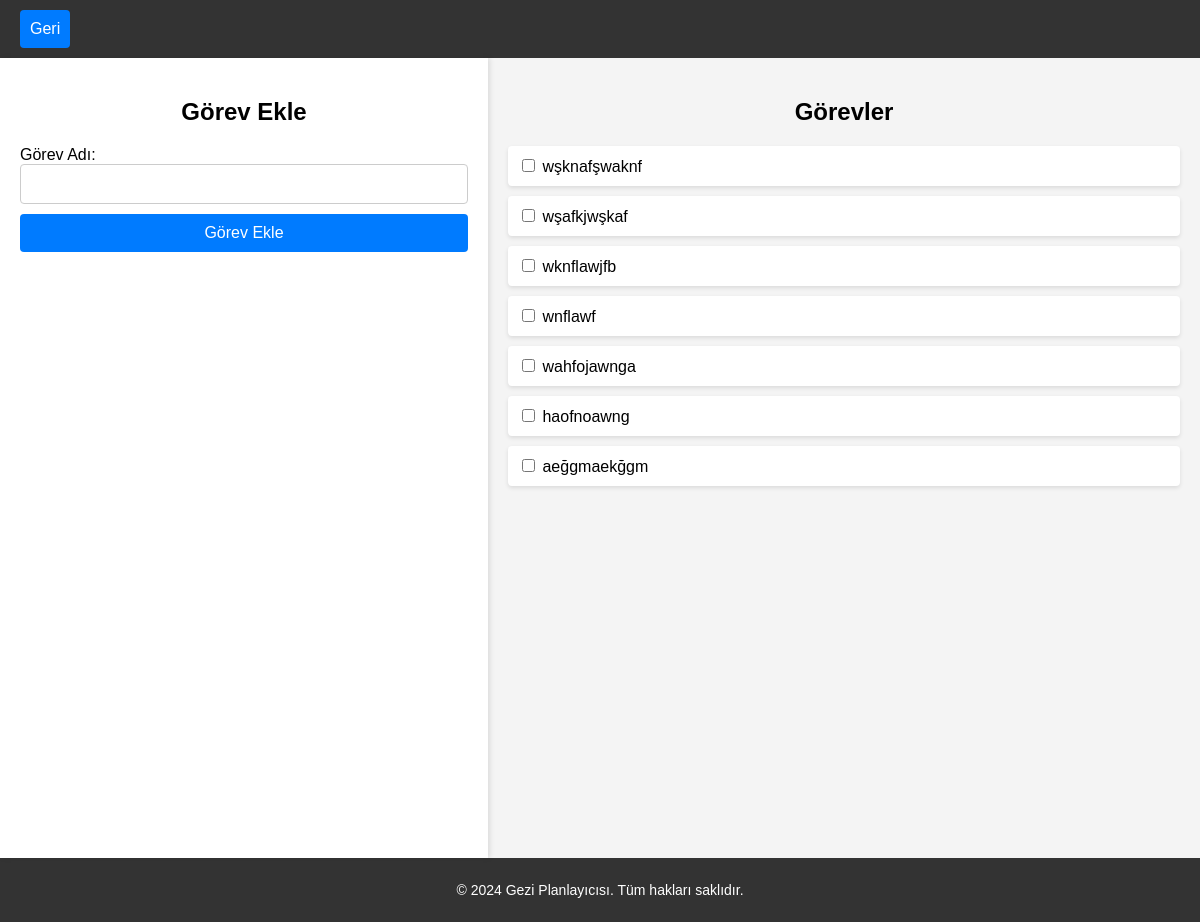
/get_hedef, run on an earlier commit of the app's database.
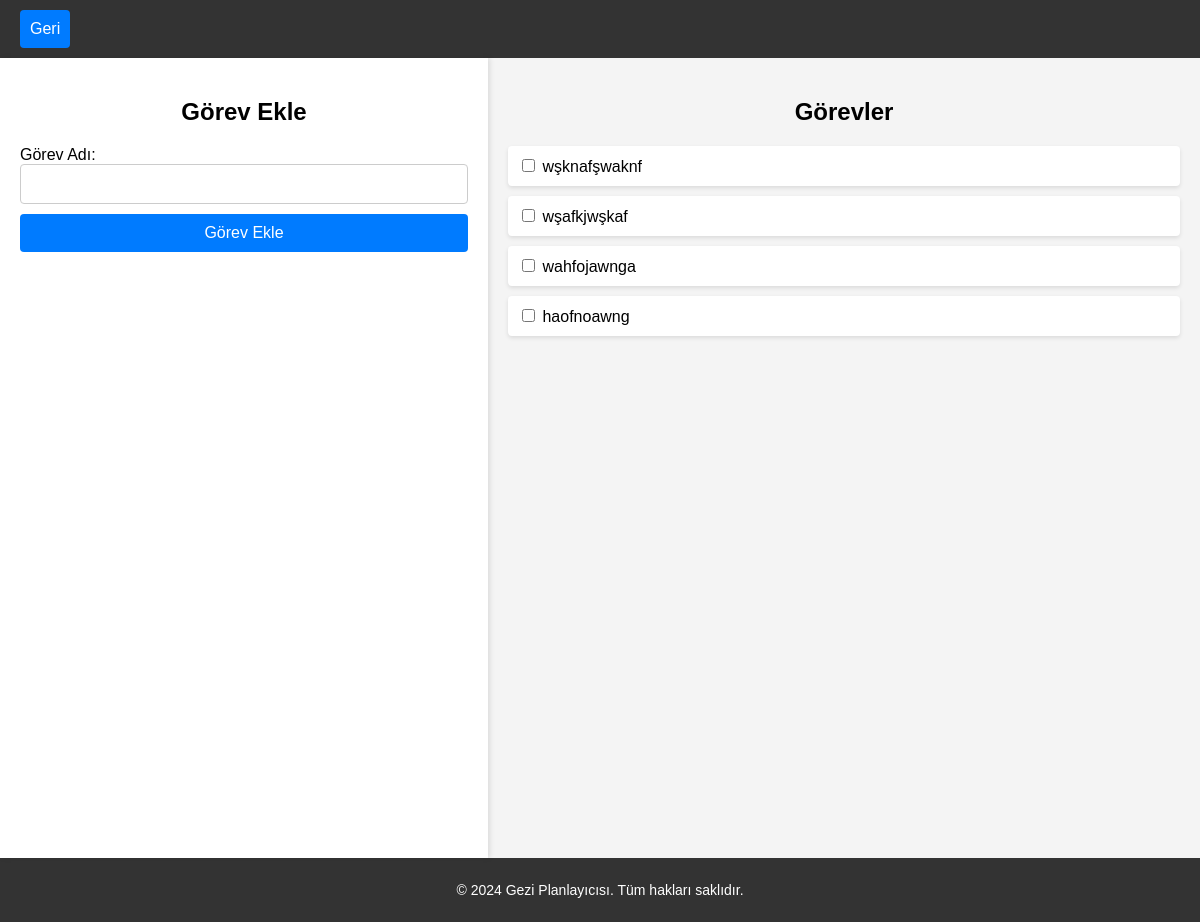
And on a later commit of the database.
### tables this page shows
CREATE TABLE "hedefler" (
	"hedef_ID"	INTEGER NOT NULL,
	"hedef"	TEXT,
	PRIMARY KEY("hedef_ID" AUTOINCREMENT)
);

### app.py (the view)
@app.route('/get_hedef')
def get_hedef():
    conn = get_db_connection()
    tasks = conn.execute('SELECT * FROM hedefler').fetchall()  # Tüm görevleri al
    conn.close()
    return render_template("gezilecekyerler.html", tasks=tasks)

### app.py (called while the page is built)
def get_db_connection():
    conn = sqlite3.connect('users.db')
    conn.row_factory = sqlite3.Row     # Veritabanı dosyasının adı
    return conn

### templates/gezilecekyerler.html (shortened to what this page needs)
<!DOCTYPE html>
<html lang="tr">
<head>
    <link rel="stylesheet" href="static/gorev.css">
</head>
<body>
    <header>
        <div class="navbar">
            <button id="gezecek-geribtn" class="login-btn" onclick="window.location.href='/profile';">Geri</button>
        </div>
    </header>
    <div class="container">
        <div class="left-panel">
            <h2>Görev Ekle</h2>
            <form action="/add_task" method="POST">
                <label for="task">Görev Adı:</label>
                <input type="text" id="task" name="task" required>
                <button id="hedefekle-btn" type="submit">Görev Ekle</button>
            </form>
        </div>
        <div class="right-panel">
            <h2>Görevler</h2>
            <ul>
                {% for task in tasks %}
                <li>
                    <input name="chechbox" type="checkbox" id="task-{{ task['hedef_ID'] }}" onclick="saveCheckedTasks({{ task['hedef_ID'] }})">
                    <label name="hedef" for="task-{{ task['hedef_ID'] }}">{{ task['hedef'] }}</label>
                </li>
                {% endfor %}
            </ul>
        </div>
    </div>
    <footer>
        <p>&copy; 2024 Gezi Planlayıcısı. Tüm hakları saklıdır.</p>
    </footer>
</body>
</html>

What changed in the data, as far as the page shows it:
removed hedefler: hedef "wknflawjfb"
removed hedefler: hedef "wnflawf"
removed hedefler: hedef "aeğgmaekğgm"
